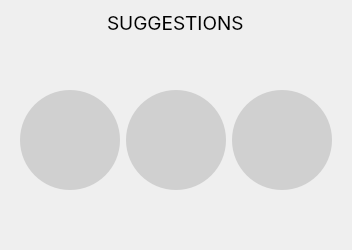
            <widget class="QWidget" name="Suggestions_page">
             <layout class="QVBoxLayout" name="verticalLayout_4">
              <item alignment="Qt::AlignHCenter|Qt::AlignTop">
               <widget class="QLabel" name="label_3">
                <property name="font">
                 <font>
                  <family>SF Pro Display</family>
                  <pointsize>14</pointsize>
                  <weight>50</weight>
                  <bold>false</bold>
                 </font>
                </property>
                <property name="text">
                 <string>SUGGESTIONS</string>
                </property>
               </widget>
              </item>
              <item>
               <spacer name="verticalSpacer_4">
                <property name="orientation">
                 <enum>Qt::Vertical</enum>
                </property>
                <property name="sizeHint" stdset="0">
                 <size>
                  <width>20</width>
                  <height>40</height>
                 </size>
                </property>
               </spacer>
              </item>
              <item>
               <widget class="QFrame" name="frame_2">
                <property name="styleSheet">
                 <string notr="true">QPushButton{
	border:none;
	border-radius: 50px;
}</string>
                </property>
                <property name="frameShape">
                 <enum>QFrame::NoFrame</enum>
                </property>
                <property name="frameShadow">
                 <enum>QFrame::Raised</enum>
                </property>
                <layout class="QHBoxLayout" name="horizontalLayout_11">
                 <item>
                  <widget class="QPushButton" name="telegram">
                   <property name="minimumSize">
                    <size>
                     <width>100</width>
                     <height>100</height>
                    </size>
                   </property>
                   <property name="maximumSize">
                    <size>
                     <width>100</width>
                     <height>100</height>
                    </size>
                   </property>
                   <property name="cursor">
                    <cursorShape>PointingHandCursor</cursorShape>
                   </property>
                   <property name="styleSheet">
                    <string notr="true">QPushButton {
	background-color: rgb(208, 208, 208);
}
QPushButton:hover {
	background-color: rgb(43, 162, 222);
}</string>
                   </property>
                   <property name="text">
                    <string/>
                   </property>
                   <property name="icon">
                    <iconset resource="assets.qrc">
                     <normaloff>:/images/assets/telegram.png</normaloff>:/images/assets/telegram.png</iconset>
                   </property>
                   <property name="iconSize">
                    <size>
                     <width>70</width>
                     <height>70</height>
                    </size>
                   </property>
                  </widget>
                 </item>
                 <item>
                  <widget class="QPushButton" name="vk">
                   <property name="minimumSize">
                    <size>
                     <width>100</width>
                     <height>100</height>
                    </size>
                   </property>
                   <property name="maximumSize">
                    <size>
                     <width>100</width>
                     <height>100</height>
                    </size>
                   </property>
                   <property name="cursor">
                    <cursorShape>PointingHandCursor</cursorShape>
                   </property>
                   <property name="styleSheet">
                    <string notr="true">QPushButton {
	background-color: rgb(208, 208, 208);
}
QPushButton:hover {
	background-color: rgb(0, 119, 255);
}</string>
                   </property>
                   <property name="text">
                    <string/>
                   </property>
                   <property name="icon">
                    <iconset resource="assets.qrc">
                     <normaloff>:/images/assets/vk.png</normaloff>:/images/assets/vk.png</iconset>
                   </property>
                   <property name="iconSize">
                    <size>
                     <width>50</width>
                     <height>50</height>
                    </size>
                   </property>
                  </widget>
                 </item>
                 <item>
                  <widget class="QPushButton" name="instagram">
                   <property name="minimumSize">
                    <size>
                     <width>100</width>
                     <height>100</height>
                    </size>
                   </property>
                   <property name="maximumSize">
                    <size>
                     <width>100</width>
                     <height>100</height>
                    </size>
                   </property>
                   <property name="cursor">
                    <cursorShape>PointingHandCursor</cursorShape>
                   </property>
                   <property name="styleSheet">
                    <string notr="true">QPushButton {
	background-color: rgb(208, 208, 208);
}
QPushButton:hover {
	background-color: qlineargradient(spread:pad, x1:1, y1:0, x2:0, y2:1, stop:0 rgba(235, 0, 255, 255), stop:0.850746 rgba(255, 200, 51, 255))
}</string>
                   </property>
                   <property name="text">
                    <string/>
                   </property>
                   <property name="icon">
                    <iconset resource="assets.qrc">
                     <normaloff>:/images/assets/instagram.png</normaloff>:/images/assets/instagram.png</iconset>
                   </property>
                   <property name="iconSize">
                    <size>
                     <width>50</width>
                     <height>50</height>
                    </size>
                   </property>
                  </widget>
                 </item>
                </layout>
               </widget>
              </item>
              <item>
               <spacer name="verticalSpacer_3">
                <property name="orientation">
                 <enum>Qt::Vertical</enum>
                </property>
                <property name="sizeHint" stdset="0">
                 <size>
                  <width>20</width>
                  <height>40</height>
                 </size>
                </property>
               </spacer>
              </item>
             </layout>
            </widget>
